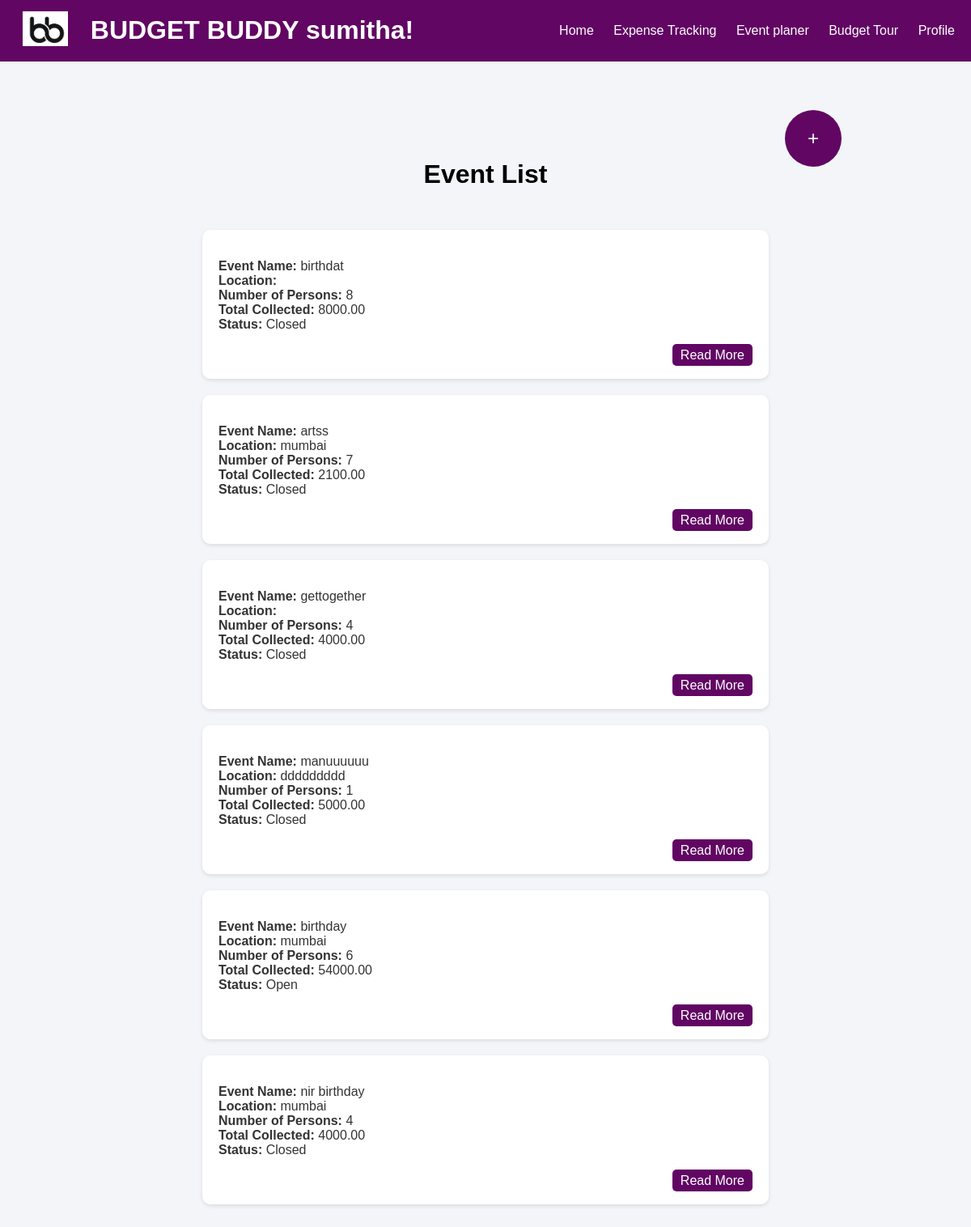
Page /eventhome/ (signed in) on the committed database.
### expenses/models.py (models this page shows)
class DEvent(models.Model):
    user = models.ForeignKey(User, on_delete=models.CASCADE)
    event_name = models.CharField(max_length=100)
    event_location = models.CharField(max_length=100)
    num_persons = models.IntegerField()
    president_name = models.CharField(max_length=100)
    president_email = models.EmailField()
    program_secretary_name = models.CharField(max_length=100)
    program_secretary_email = models.EmailField()
    status = models.IntegerField(default=0)
    total = models.DecimalField(max_digits=10, decimal_places=2, default=0)
    collected = models.DecimalField(max_digits=10, decimal_places=2, default=0)
    def __str__(self):
        return self.event_name

### expenses/views.py (the view)
# urls.py: path('eventhome/', views.eventhome, name='eventhome'),
def eventhome(request):
    event_details = DEvent.objects.filter(user=request.user)
    print(event_details)
    return render(request, 'eventhome.html', {'event_details': event_details})

### expenses/templates/dividertemp/eventhome.html (shortened to what this page needs)
<!DOCTYPE html>
<html lang="en">
<head>
</head>
<body>
    {% include 'header.html' %}
    <div class="container">
        <h1>Event List</h1>
        {% if event_details %}
            {% for event_detail in event_details %}
                <div class="event-box">
                    <div class="event-info">
                        <p>
                            <strong>Event Name:</strong> {{ event_detail.event_name }}<br>
                            <strong>Location:</strong> {{ event_detail.event_location }}<br>
                            <strong>Number of Persons:</strong> {{ event_detail.num_persons }}<br>
                            <strong>Total Collected:</strong> {{ event_detail.collected }}<br>
                            {% if event_detail.status == 0 %}
                                <strong>Status:</strong> Open<br>
                            {% else %}
                                <strong>Status:</strong> Closed<br>
                            {% endif %}
                        </p>
                    </div>
                    <div class="read-more-container">
                        <a href="{% url 'divider' event_detail.event_name %}" class="read-more-button">Read More</a>
                    </div>
                </div>
            {% endfor %}
        {% else %}
            <p>No events found.</p>
        {% endif %}
        <form method="post" action="{% url 'eventhome' %}">
            <a href="{% url 'eventadd' %}" class="add-tour-event-button">+</a>
        </form>
    </div>
</body>
</html>

### expenses/templates/header.html (shortened to what this page needs)
<!DOCTYPE html>
<html lang="en">
<head>
</head>
<body>
    {% load static %}
    <header class="header">
        <div class="logo-and-name">
            <div class="logo">
                <img src="{% static 'images/logo.png' %}" alt="Logo" class="logo-image">
            </div>
            <div class="project-name">
                <h1>BUDGET BUDDY {{ request.user.username }}!</h1>
            </div>
        </div>
        <nav class="nav-links">
            <ul>
                <li><a href="{% url 'home' %}">Home</a></li>
                <li><a href="{% url 'expense' %}">Expense Tracking</a></li>
                <li><a href="{% url 'eventhome' %}">Event planer</a></li>
                <li><a href="{% url 'hometour' %}">Budget Tour</a></li>
                <li><a href="{% url 'profile' %}">Profile</a></li>
            </ul>
        </nav>
    </header>
</body>
</html>

### expenses/templates/dividertemp/eventhome.html (style rules this page uses)
body { font-family: Arial, sans-serif; margin: 0; padding: 0; background-color: #f3f5f8; color: #333; }
.container { max-width: 700px; margin: 0 auto; padding: 100px; position: relative; }
h1 { margin-bottom: 50px; text-align: center; color: #000000; }
.add-tour-event-button { position: absolute; top: 60px; right: 10px; background-color: #610663; color: #fff; border: none; border-radius: 50%; width: 50px; height: 50px; font-size: 24px; text-align: center; line-height: 50px; text-decoration: none; padding: 10px; transition: background-color 0.3s ease; }
.event-box { background-color: #fff; padding: 20px; margin-bottom: 20px; border-radius: 10px; box-shadow: 0 2px 5px rgba(0, 0, 0, 0.1); }
.event-info { margin-bottom: 20px; }
.read-more-button { background-color: #610663; color: #fff; border: none; padding: 5px 10px; border-radius: 5px; text-decoration: none; transition: background-color 0.3s ease; }
.read-more-container { margin-top: 20px; text-align: right; }

### expenses/templates/header.html (style rules this page uses)
body { font-family: 'Arial', sans-serif; background-size: cover; background-position: center; margin: 0; padding: 0; }
.header { height: 2cm; display: flex; justify-content: space-between; align-items: center; padding: 0 20px; background-color: #610663; }
.logo-and-name { display: flex; align-items: center; }
.logo { margin-right: 20px; }
.project-name h1 { color: white; margin: 0; }
.nav-links ul { list-style: none; margin: 0; padding: 0; }
.nav-links li { display: inline-block; margin-right: 20px; }
.nav-links li:last-child { margin-right: 0; }
.nav-links a { color: white; text-decoration: none; }
.logo-image { width: 1.5cm; height: auto; padding: 0.2cm; }

### rows in the picture
DEvent: event_name "birthdat", num_persons "8", collected "8000.00", shows "Status:", status "Closed"
DEvent: event_name "artss", event_location "mumbai", num_persons "7", collected "2100.00", shows "Status:", status "Closed"
DEvent: event_name "gettogether", num_persons "4", collected "4000.00", shows "Status:", status "Closed"
DEvent: event_name "manuuuuuu", event_location "ddddddddd", num_persons "1", collected "5000.00", shows "Status:", status "Closed"
DEvent: event_name "birthday", event_location "mumbai", num_persons "6", collected "54000.00", shows "Status:", status "Open"
DEvent: event_name "nir birthday", event_location "mumbai", num_persons "4", collected "4000.00", shows "Status:", status "Closed"

### other values in the picture
{{ request.user.username }} "sumitha"
